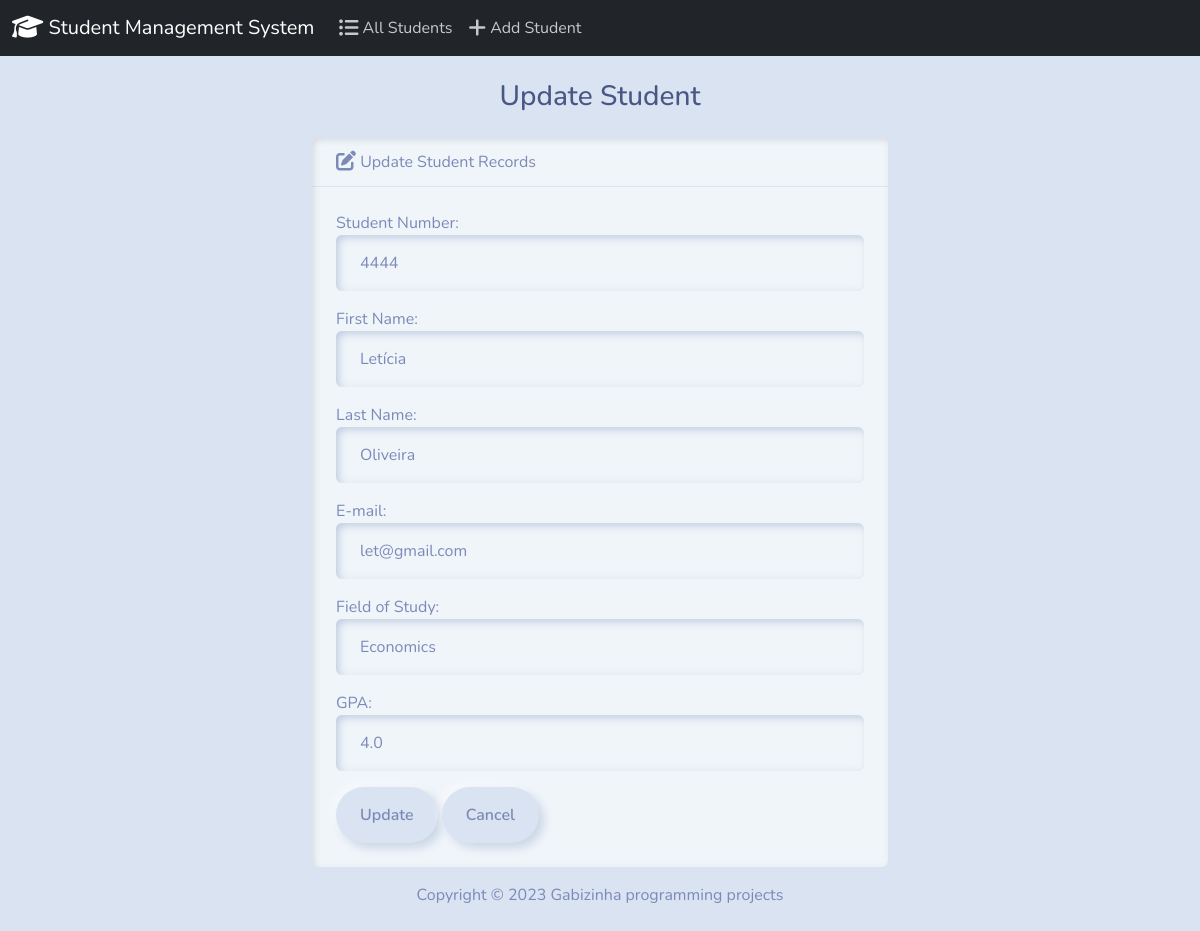
The app's page /edit/4 with its own data.
### students/models.py (models this page shows, shortened)
class Student(models.Model):
    student_number = models.PositiveIntegerField()
    first_name = models.CharField(max_length=50)
    last_name = models.CharField(max_length=50)
    email = models.EmailField(max_length=100)
    field_of_study = models.CharField(max_length=50)
    gpa = models.FloatField()

### students/views.py (the view)
# urls.py: path('edit/<int:id>', views.edit, name='edit'),
def edit(request, id):
    if request.method == 'POST':
        student = Student.objects.get(pk=id)
        form = StudentForm(request.POST, instance=student)
        if form.is_valid:
            form.save()
            return render(request, 'students/edit.html', {
                'form' : form,
                'success': True
            })
    else:
        student = Student.objects.get(pk=id)
        form = StudentForm(instance=student)
        return render(request, 'students/edit.html', {
            'form' : form,
        })

### students/forms.py
class StudentForm(forms.ModelForm):
    class Meta():
        model = Student
        fields = [ 'student_number', 'first_name', 'last_name', 'email', 'field_of_study', 'gpa']
        labels = {
            'student_number' : 'Student Number',
            'first_name' : 'First Name',
            'last_name' : 'Last Name',
            'email' : 'E-mail',
            'field_of_study' : 'Field of Study',
            'gpa' : 'GPA'
        }
        widgets = {
            'student_number' : forms.NumberInput(attrs={'class': 'form-control'}),
            'first_name' : forms.TextInput(attrs={'class': 'form-control'}),
            'last_name' : forms.TextInput(attrs={'class': 'form-control'}),
            'email' : forms.EmailInput(attrs={'class': 'form-control'}),
            'field_of_study' : forms.TextInput (attrs={'class': 'form-control'}),
            'gpa' :  forms.NumberInput(attrs={'class': 'form-control'})
        }

### students/templates/students/edit.html (shortened to what this page needs)
{% extends "students/base.html" %}
{% block body %}
<h3 class="text-center m-4">Update Student</h3>
{% if success %}
<div class="alert alert-success" role="alert">
    The student was updated successfully!
    <a href="{% url 'index' %}"class="alert-link">Go to Home Page.</a>
</div>
{% else %}
<div class="row justify-content-center">
    <div class="col-6">
    <div class="card bg-light mb-3">
      <div class="card-header">
        <i class="fa-solid fa-pen-to-square fa-lg"></i> Update Student Records
      </div>
      <div class="card-body">
        <form action="" method="POST">
            {{ form.as_p }}
            <button type="submit" class="btn btn-primary">Update</button>
            <a href="{% url 'index' %}" class="btn btn-secondary">Cancel</a>
        </form>
      </div>
    </div>
</div>
{% endif %}
{% endblock %}

### records on screen
Student: student_number "4444", first_name "Letícia", last_name "Oliveira", email "let@gmail.com", field_of_study "Economics", gpa "4.0"
